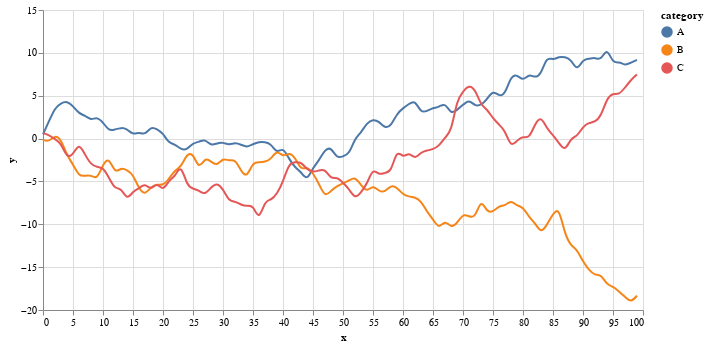

The code cell stored with this chart in its notebook:
### Code cell
np.random.seed(42)
source = pd.DataFrame(np.cumsum(np.random.randn(100, 3), 0).round(2),
                    columns=['A', 'B', 'C'], index=pd.RangeIndex(100, name='x'))
source = source.reset_index().melt('x', var_name='category', value_name='y')

# Create a selection that chooses the nearest point & selects based on x-value
nearest = alt.selection(type='single', nearest=True, on='mouseover',
                        fields=['x'], empty='none')

# The basic line
line = alt.Chart(source).mark_line(interpolate='basis').encode(
    x='x:Q',
    y='y:Q',
    color='category:N'
)

# Transparent selectors across the chart. This is what tells us
# the x-value of the cursor
selectors = alt.Chart(source).mark_point().encode(
    x='x:Q',
    opacity=alt.value(0),
).add_selection(
    nearest
)

# Draw points on the line, and highlight based on selection
points = line.mark_point().encode(
    opacity=alt.condition(nearest, alt.value(1), alt.value(0))
)

# Draw text labels near the points, and highlight based on selection
text = line.mark_text(align='left', dx=5, dy=-5).encode(
    text=alt.condition(nearest, 'y:Q', alt.value(' '))
)

# Draw a rule at the location of the selection
rules = alt.Chart(source).mark_rule(color='gray').encode(
    x='x:Q',
).transform_filter(
    nearest
)

# Put the five layers into a chart and bind the data
alt.layer(
    line, selectors, points, rules, text
).properties(
    width=600, height=300
)

### Figure 1 — Vega-Lite specification as saved in the notebook (floating-point values rounded to 4 significant figures; data arrays with more than 128 entries replaced by an {"elided": "..."} marker saying what was removed)
{"config": {"view": {"continuousWidth": 400, "continuousHeight": 300}}, "layer": [{"mark": {"type": "line", "interpolate": "basis"}, "encoding": {"color": {"type": "nominal", "field": "category"}, "x": {"type": "quantitative", "field": "x"}, "y": {"type": "quantitative", "field": "y"}}}, {"mark": "point", "encoding": {"opacity": {"value": 0}, "x": {"type": "quantitative", "field": "x"}}, "selection": {"selector005": {"type": "single", "nearest": true, "on": "mouseover", "fields": ["x"], "empty": "none"}}}, {"mark": "point", "encoding": {"color": {"type": "nominal", "field": "category"}, "opacity": {"condition": {"value": 1, "selection": "selector005"}, "value": 0}, "x": {"type": "quantitative", "field": "x"}, "y": {"type": "quantitative", "field": "y"}}}, {"mark": {"type": "rule", "color": "gray"}, "encoding": {"x": {"type": "quantitative", "field": "x"}}, "transform": [{"filter": {"selection": "selector005"}}]}, {"mark": {"type": "text", "align": "left", "dx": 5, "dy": -5}, "encoding": {"color": {"type": "nominal", "field": "category"}, "text": {"condition": {"type": "quantitative", "field": "y", "selection": "selector005"}, "value": " "}, "x": {"type": "quantitative", "field": "x"}, "y": {"type": "quantitative", "field": "y"}}}], "data": {"name": "data-6721a5d73fc2eb4feb320b5cbb7cae62"}, "height": 300, "width": 600, "$schema": "https://vega.github.io/schema/vega-lite/v4.0.0.json", "datasets": {"data-6721a5d73fc2eb4feb320b5cbb7cae62": {"elided": "300 records"}}}
